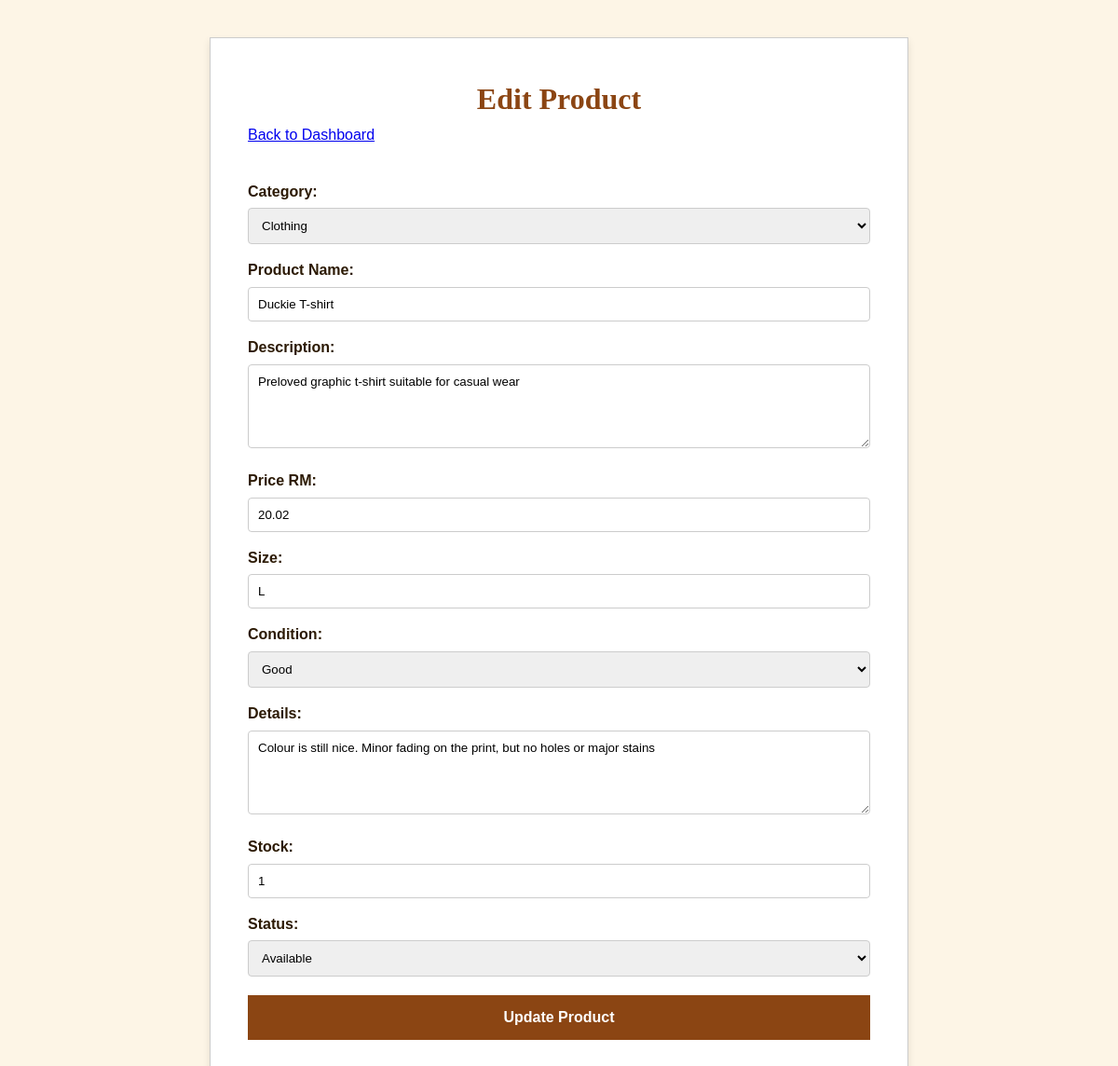
/edit_product.php?id=5 (signed in), run on the app's committed database.
### tables this page shows
CREATE TABLE `product` (
  `Product_ID` int(11) NOT NULL,
  `Seller_ID` int(11) NOT NULL,
  `Category_ID` int(11) NOT NULL,
  `Product_Name` varchar(150) NOT NULL,
  `Product_Description` text DEFAULT NULL,
  `Product_Price` decimal(10,2) NOT NULL,
  `Product_Size` varchar(20) DEFAULT NULL,
  `Product_ConditionStatus` enum('New','Excellent','Good','Well-loved') NOT NULL,
  `Product_ConditionDetails` text DEFAULT NULL,
  `Product_Stock` int(11) NOT NULL DEFAULT 1,
  `Product_Status` enum('pending','approved','rejected','sold_out') NOT NULL DEFAULT 'pending',
  `Created_At` timestamp NOT NULL DEFAULT current_timestamp()
);

CREATE TABLE `category` (
  `Category_ID` int(11) NOT NULL,
  `Category_Name` varchar(100) NOT NULL
);

### edit_product.php (the view, shortened to what this page needs)
<?php
require_once 'includes/db_connect.php';
$seller_id = $_SESSION['User_ID'];
$product_id = $_GET['id'];
$stmt = $pdo->prepare("
    SELECT * FROM product
    WHERE Product_ID = ? AND Seller_ID = ?
");
$stmt->execute([$product_id, $seller_id]);
$product = $stmt->fetch(PDO::FETCH_ASSOC);
$category_stmt = $pdo->query("SELECT * FROM category");
$categories = $category_stmt->fetchAll(PDO::FETCH_ASSOC);
?>
<!DOCTYPE html>
<html>
<head>
    <link rel="stylesheet" href="style.css">
</head>
<body>
<div class="container seller-page">
    <h1>Edit Product</h1>
    <a href="seller_dashboard.php" class="btn back-link">Back to Dashboard</a>
    <form method="POST" class="seller-form" id="productForm">
        <label>Category:</label>
        <select name="Category_ID" required>
            <?php foreach ($categories as $category): ?>
                <option value="<?= $category['Category_ID'] ?>"
                    <?= $category['Category_ID'] == $product['Category_ID'] ? 'selected' : '' ?>>
                    <?= htmlspecialchars($category['Category_Name']) ?>
                </option>
            <?php endforeach; ?>
        </select>
        <label>Product Name:</label>
        <input type="text" name="Product_Name" value="<?= htmlspecialchars($product['Product_Name']) ?>" required>
        <label>Description:</label>
        <textarea name="Product_Description"><?= htmlspecialchars($product['Product_Description']) ?></textarea>
        <label>Price RM:</label>
        <input type="number" name="Product_Price" step="0.01" value="<?= htmlspecialchars($product['Product_Price']) ?>" required>
        <label>Size:</label>
        <input type="text" name="Product_Size" value="<?= htmlspecialchars($product['Product_Size']) ?>">
        <label>Condition:</label>
        <select name="Product_ConditionStatus" required>
            <option value="Good" <?= $product['Product_ConditionStatus'] == 'Good' ? 'selected' : '' ?>>Good</option>
        </select>
        <label>Details:</label>
        <textarea name="Product_ConditionDetails"><?= htmlspecialchars($product['Product_ConditionDetails']) ?></textarea>
        <label>Stock:</label>
        <input type="number" name="Product_Stock" value="<?= htmlspecialchars($product['Product_Stock']) ?>" min="0" required>
        <label>Status:</label>
        <select name="Product_Status" required>
            <option value="approved" <?= $product['Product_Status'] == 'approved' ? 'selected' : '' ?>>Available</option>
        </select>
        <button type="submit" class="btn-submit">Update Product</button>
    </form>
</div>
</body>
</html>

### style.css (style rules this page uses)
:root { --bg-color: #fdf5e6; --primary-color: #8B4513; --accent-color: #d2691e; --text-dark: #2c1a04; --serif-font: 'Georgia', serif; --sans-font: 'Arial', sans-serif; }
* { box-sizing: border-box; margin: 0; padding: 0; }
body { background-color: var(--bg-color); color: var(--text-dark); font-family: var(--sans-font); line-height: 1.6; margin: 0; padding: 0; }
h1, h2, h3 { font-family: serif; color: #8B4513; text-align: center; }
.container { max-width: 1000px; margin: 40px auto; padding: 40px; background-color: #fff; border: 1px solid #ccc; box-shadow: 0 4px 8px rgba(0,0,0,0.1); }
select { padding: 6px; border: 1px solid #ccc; border-radius: 4px; }
.btn-submit { background-color: #8B4513; color: white; border: none; padding: 15px 20px; font-size: 16px; cursor: pointer; width: 100%; font-weight: bold; }
.seller-page { max-width: 750px; }
.seller-form { margin-top: 20px; background-color: #fff; }
.seller-form label { display: block; margin-top: 15px; margin-bottom: 5px; font-weight: bold; color: var(--text-dark); }
.seller-form input, .seller-form select, .seller-form textarea { width: 100%; padding: 10px; border: 1px solid #ccc; border-radius: 4px; box-sizing: border-box; font-family: var(--sans-font); }
.seller-form textarea { min-height: 90px; resize: vertical; }
.seller-form button { margin-top: 20px; }
.back-link { display: inline-block; margin-bottom: 15px; }

### data on the page
product: Category_ID "Clothing", Product_Name "Duckie T-shirt", Product_Description "Preloved graphic t-shirt suitable for casual wear", Product_Price "20.02", Product_Size "L", Product_ConditionStatus "Good", Product_ConditionDetails "Colour is still nice. Minor fading on the print, but no holes or major stains", Product_Stock "1", Product_Status "Available"
